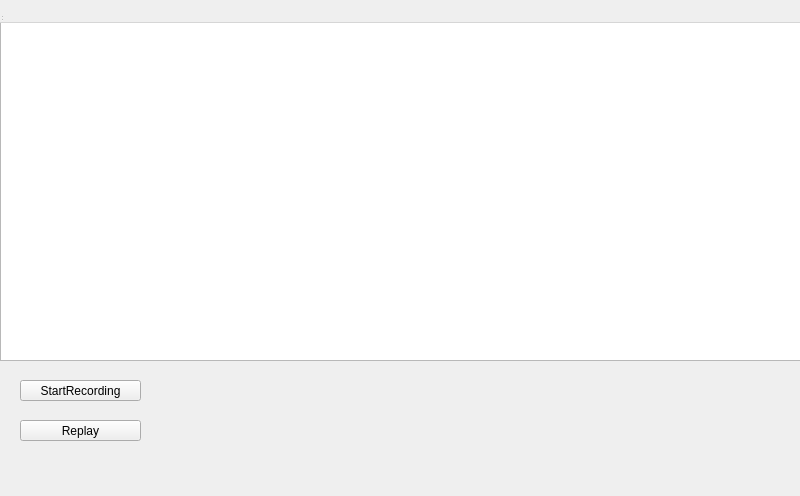
<?xml version="1.0" encoding="UTF-8"?>
<ui version="4.0">
 <class>ControllerPlaybackWindow</class>
 <widget class="ControllerPlaybackWindow" name="ControllerPlaybackWindow">
  <property name="geometry">
   <rect>
    <x>0</x>
    <y>0</y>
    <width>800</width>
    <height>496</height>
   </rect>
  </property>
  <property name="windowTitle">
   <string>ControllerPlayback</string>
  </property>
  <widget class="QWidget" name="centralwidget" native="true">
   <property name="geometry">
    <rect>
     <x>0</x>
     <y>0</y>
     <width>801</width>
     <height>441</height>
    </rect>
   </property>
   <widget class="QGraphicsView" name="graphicsView">
    <property name="geometry">
     <rect>
      <x>0</x>
      <y>0</y>
      <width>801</width>
      <height>361</height>
     </rect>
    </property>
   </widget>
   <widget class="QPushButton" name="startRecordingButton">
    <property name="geometry">
     <rect>
      <x>20</x>
      <y>380</y>
      <width>121</width>
      <height>21</height>
     </rect>
    </property>
    <property name="text">
     <string>StartRecording</string>
    </property>
   </widget>
   <widget class="QPushButton" name="pushButton_2">
    <property name="geometry">
     <rect>
      <x>20</x>
      <y>420</y>
      <width>121</width>
      <height>21</height>
     </rect>
    </property>
    <property name="text">
     <string>Replay</string>
    </property>
   </widget>
  </widget>
  <widget class="QMenuBar" name="menubar">
   <property name="geometry">
    <rect>
     <x>0</x>
     <y>0</y>
     <width>800</width>
     <height>23</height>
    </rect>
   </property>
  </widget>
  <widget class="QStatusBar" name="statusbar">
   <property name="geometry">
    <rect>
     <x>0</x>
     <y>0</y>
     <width>3</width>
     <height>22</height>
    </rect>
   </property>
  </widget>
 </widget>
 <customwidgets>
  <customwidget>
   <class>ControllerPlaybackWindow</class>
   <extends>QWidget</extends>
   <header>controllerplaybackwindow.h</header>
   <container>1</container>
  </customwidget>
 </customwidgets>
 <resources/>
 <connections>
  <connection>
   <sender>startRecordingButton</sender>
   <signal>clicked()</signal>
   <receiver>ControllerPlaybackWindow</receiver>
   <slot>startRecordingButtonPressed()</slot>
   <hints>
    <hint type="sourcelabel">
     <x>98</x>
     <y>386</y>
    </hint>
    <hint type="destinationlabel">
     <x>368</x>
     <y>464</y>
    </hint>
   </hints>
  </connection>
  <connection>
   <sender>pushButton_2</sender>
   <signal>clicked()</signal>
   <receiver>ControllerPlaybackWindow</receiver>
   <slot>replayButtonPressed()</slot>
   <hints>
    <hint type="sourcelabel">
     <x>78</x>
     <y>434</y>
    </hint>
    <hint type="destinationlabel">
     <x>259</x>
     <y>470</y>
    </hint>
   </hints>
  </connection>
 </connections>
 <slots>
  <slot>startRecordingButtonPressed()</slot>
  <slot>replayButtonPressed()</slot>
 </slots>
</ui>
